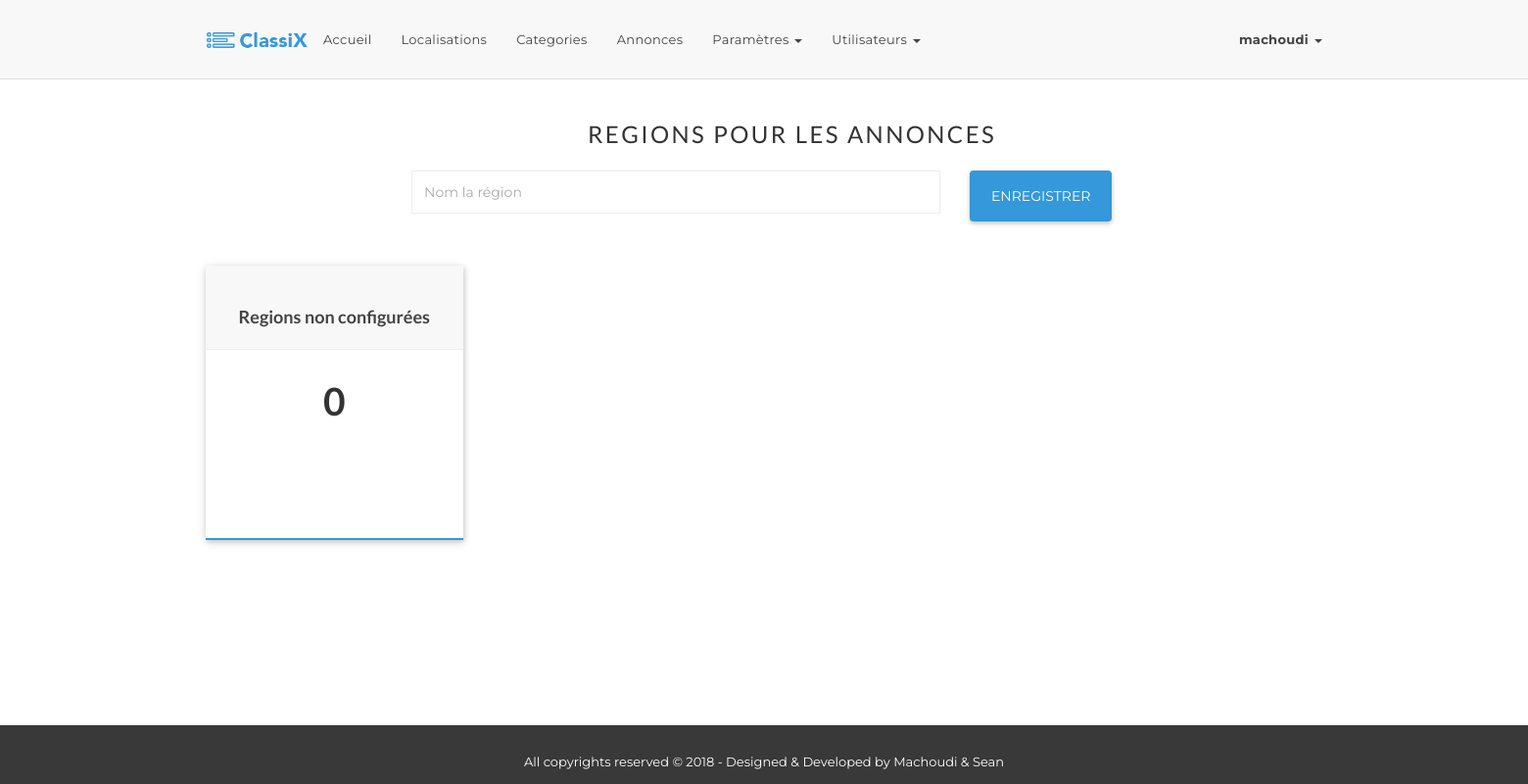
The page /admin/adm_regions.php (signed in) on the database as committed earlier.
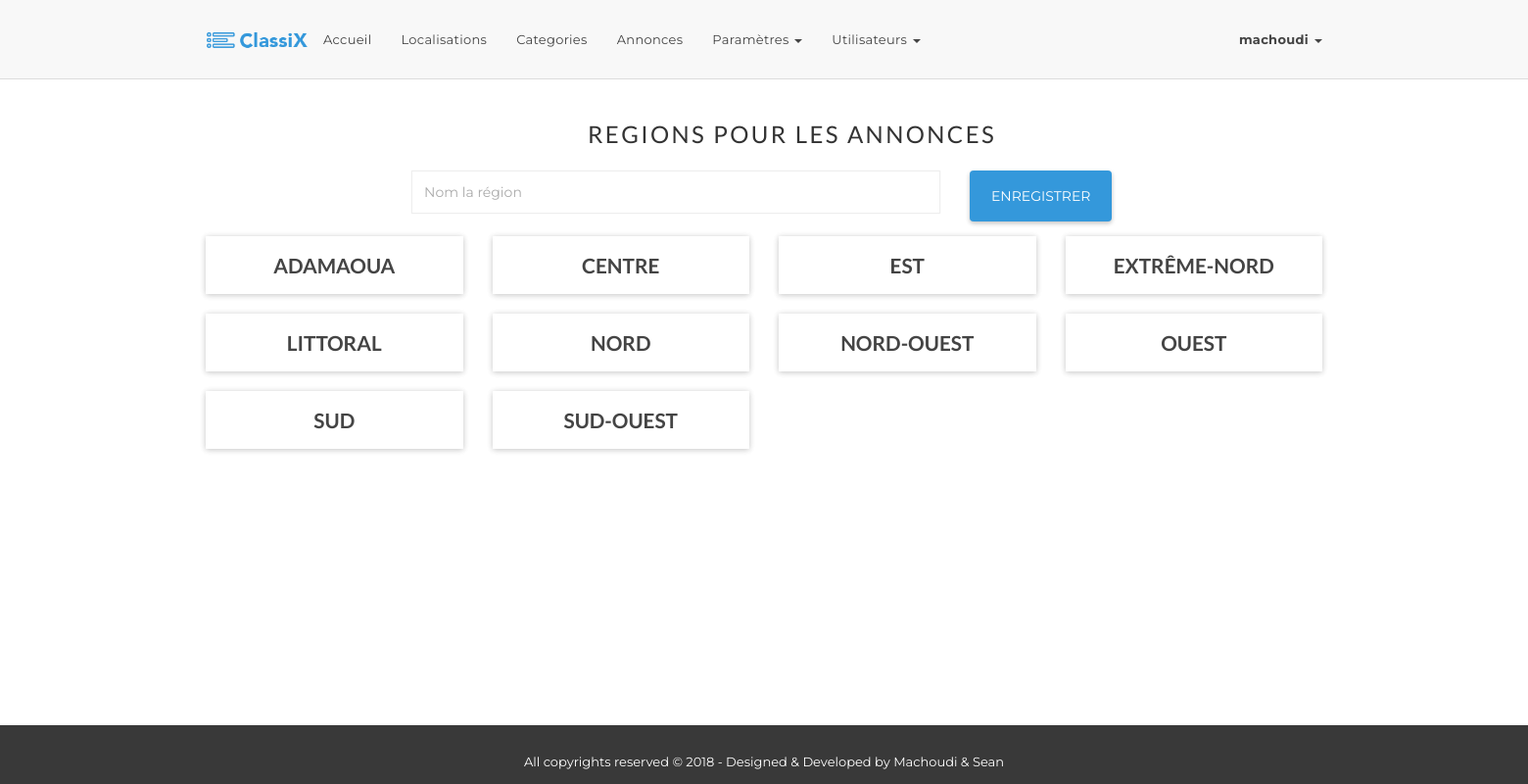
The same page on the database as committed later.
### tables this page shows
CREATE TABLE `regions` (
  `regionid` int(11) NOT NULL AUTO_INCREMENT,
  `region_name` varchar(100) NOT NULL,
  PRIMARY KEY (`regionid`),
  UNIQUE KEY `regions_region_name_uindex` (`region_name`)
);

### classes/Crud.php (called while the page is built, shortened)
<?php
class Crud {
  private $_host = "localhost";
  private $_username = "advertize";
  private $_password = "*c218*";
  private $_database = "advertize";
  protected $connection;
  public function __construct() {
    if( !isset($this->connection) ) {
      $this->connection = new mysqli($this->_host, $this->_username,
      $this->_password, $this->_database);
    }
    return $this->connection;
  }
  public function getData($query) {
    $result = $this->connection->query($query);
    if($result === false) {
        return $this->connection->error;
    }else{
        if( $result->num_rows == 0 ) {
            return 0;
        }else {
            $rows = array();
            while ($row = $result->fetch_assoc()) {   $rows[] = $row; }
            return $rows;
        }
    }
  }
}

### classes/Regions.php (called while the page is built, shortened)
<?php
require_once 'Crud.php';
class Regions extends Crud {
    public function getList(){
        return $this->getData("SELECT * FROM ".TBL_Regions);
    }
}

### admin/adm_regions.php (the view, shortened to what this page needs)
<?php
require_once '_inc_header.php';
require_once '../classes/Regions.php';
$regions = new regions();
$regionsList = $regions->getList();
$errors = array();
?>
    <section id="categories-homepage">
        <div class="container">
            <div class="row">
                <div class="col-md-12 col-lg-offset-4">
                    <h3 class="section-title">Regions pour les annonces</h3>
                </div>
                <div class="col-md-12 col-lg-offset-2">
                    <?php   $library->debug_errors($errors); ?>
                    <form  role="form" class="login-form" method="post"
                           action="<?php echo $_SERVER['PHP_SELF']; ?>">
                        <div class="form-group col-lg-6 col-sm-12">
                            <input type="text" class="form-control" autofocus
                                   value="<?php $library->inputData($_POST['region_name']); ?>"
                                   name="region_name" placeholder="Nom la région">
                        </div>
                        <div class="form-group col-lg-4 col-sm-12">
                            <button class="btn btn-common log-btn">Enregistrer</button>
                        </div>
                    </form>
                </div>
                <?php if($regionsList === 0): ?>
                    <div class="col-md-3 col-sm-6 col-xs-12">
                        <div class="category-box border-1 wow fadeInUpQuick animated"
                             data-wow-delay="0.3s"
                             style="height: 200px!important;max-height: 300px!important;visibility: visible;-webkit-animation-delay: 0.3s; -moz-animation-delay: 0.3s; animation-delay: 0.3s;">
                            <div class="category-header">
                                <a href="#"><h4>Regions non configurées</h4></a>
                            </div>
                            <div class="category-content"
                                 style="text-align: center;padding-top: 30px;">
                                <h1>0</h1>
                            </div>
                        </div>
                    </div>
                <?php else: ?>
                    <?php for($i=0; $i<sizeof($regionsList); $i++): ?>
                        <div class=" col-md-3 col-sm-6 col-xs-12">
                            <div class="panel panel-default">
                                <div class="panel-body center">
                                    <h3>
                                        <a href="adm_cities.php?regionid=<?php echo $regionsList[$i]["regionid"]; ?>">
                                            <?php echo $regionsList[$i]["region_name"]; ?>
                                        </a>
                                    </h3>
                                </div>
                            </div>
                        </div>
                    <?php endfor; ?>
                <?php endif; ?>
            </div>
        </div>
    </section>
<?php require_once '../_inc/_inc_footer.php'; ?>

### _inc/_inc_header.php (shortened to what this page needs)
<!DOCTYPE html>
<html lang="fr">
  <head>
    <link rel="shortcut icon" href="http://demo.graygrids.com/themes/classix-demo/<?php $library->baseurl(); ?>assets/img/favicon.png">
    <link rel="stylesheet" href="<?php $library->baseurl(); ?>assets/bootstrap.min.css" type="text/css">
    <link rel="stylesheet" href="<?php $library->baseurl(); ?>assets/jasny-bootstrap.min.css" type="text/css">
    <link rel="stylesheet" href="<?php $library->baseurl(); ?>assets/jasny-bootstrap.min.css" type="text/css">
    <link rel="stylesheet" href="<?php $library->baseurl(); ?>assets/material-kit.css" type="text/css">
    <link rel="stylesheet" href="<?php $library->baseurl(); ?>assets/font-awesome.min.css" type="text/css">
    <link rel="stylesheet" href="<?php $library->baseurl(); ?>assets/line-icons.css" type="text/css">
    <link rel="stylesheet" href="<?php $library->baseurl(); ?>assets/main.css" type="text/css">
    <link rel="stylesheet" href="<?php $library->baseurl(); ?>assets/animate.css" type="text/css">
    <link rel="stylesheet" href="<?php $library->baseurl(); ?>assets/owl.carousel.css" type="text/css">
    <link rel="stylesheet" href="<?php $library->baseurl(); ?>assets/owl.theme.css" type="text/css">
    <link rel="stylesheet" href="<?php $library->baseurl(); ?>assets/settings.css" type="text/css">
    <link rel="stylesheet" href="<?php $library->baseurl(); ?>assets/responsive.css" type="text/css">
    <link rel="stylesheet" href="<?php $library->baseurl(); ?>assets/bootstrap-select.min.css">
</head>

### lib/Functions.php (shortened to what this page needs)
<?php
class Functions {
    protected $server_host;
    public function __construct(){
        $this->server_host = "http://localhost/classix/";
    }
    public function baseurl(){
        echo $this->server_host;
    }
    public function inputData($inputContent) {
        if( isset($inputContent)){
            echo $inputContent;
        }
    }
}

### admin/_inc_header.php (shortened to what this page needs)
<?php
require_once '../lib/Functions.php';
require_once "../_inc/_inc_header.php";
?>
<body>
<div class="header" style="margin-bottom: 100px;">
    <nav class="navbar navbar-default main-navigation navbar-fixed-top"
         role="navigation">
        <div class="container">
            <div class="navbar-header">
                <a class="navbar-brand logo" href="./"><img src="assets/logo.png" alt=""></a>
            </div>
            <div class="collapse navbar-collapse" id="navbar">
                <ul class="nav navbar-nav navbar-left">
                    <li><a href="./">Accueil</a></li>
                    <li><a href="adm_regions.php">Localisations</a></li>
                    <li><a href="adm_categories.php">Categories</a></li>
                    <li><a href="adm_ads.php">Annonces</a></li>
                    <li>
                        <a href data-toggle="dropdown"
                           aria-haspopup="true" aria-expanded="false">Paramètres
                            <span class="caret"></span>
                        </a>
                    </li>
                    <li>
                        <a href class="dropdown-toggle" data-toggle="dropdown"
                           aria-haspopup="true" aria-expanded="false">Utilisateurs
                            <span class="caret"></span>
                        </a>
                    </li>
                </ul>
                <ul class="nav navbar-nav navbar-right">
                    <li>
                        <a href="#" class="dropdown-toggle" data-toggle="dropdown"
                           aria-haspopup="true" aria-expanded="false">
                            <strong>
                            <?php echo $_SESSION['user']['pseudo']; ?>
                            </strong>
                            <span class="caret"></span>
                        </a>
                    </li>
                </ul>
            </div>
        </div>
    </nav>
</div>

### _inc/_inc_footer.php (shortened to what this page needs)
<footer class="footer">
  <div id="copyright">
    <div class="container">
      <div class="row">
        <div class="col-md-12">
          <div class="site-info center">
            <p>All copyrights reserved © 2018 - Designed &amp; Developed by
                <a href="<?php echo $_SERVER['PHP_SELF']; ?>"
                rel="nofollow">Machoudi & Sean</a>
            </p>
          </div>
        </div>
      </div>
    </div>
  </div>
</footer>
</body>
</html>

### assets/material-kit.css (style rules this page uses)
body,h1,h2,h3,h4,h5,h6,.h1,.h2,.h3,.h4 { font-family:open sans,sans-serif;font-weight:400 }
.animation-transition-fast,.navbar { -webkit-transition:all 150ms ease 0s;-moz-transition:all 150ms ease 0s;-o-transition:all 150ms ease 0s;-ms-transition:all 150ms ease 0s;transition:all 150ms ease 0s }
.form-group { position:relative }
.navbar { border:0 }
.navbar .navbar-collapse,.navbar .navbar-form { border-top:0;box-shadow:none }
.navbar-fixed-top { border-radius:0 }
h3,.h3 { font-size:1.825em;line-height:1.4em;margin:20px 0 10px }
.panel { border-radius:2px;border:0;box-shadow:0 1px 6px 0 rgba(0,0,0,.12),0 1px 6px 0 rgba(0,0,0,.12) }
* { -webkit-tap-highlight-color:transparent;-webkit-tap-highlight-color:transparent }
h1,.h1 { font-size:3.8em;line-height:1.15em }
h4,.h4 { font-size:1.3em;line-height:1.4em }

### assets/main.css (style rules this page uses)
body { font-family:montserrat,sans-serif;font-weight:400;font-size:13px;line-height:24px;overflow-x:hidden }
h1,h2,h3,h4,h5,h6 { margin-top:0;margin-bottom:0;font-family:lato,sans-serif;font-weight:700 }
h3 { font-size:1.6em;line-height:1.4em }
p { font-size:13px;font-family:montserrat,sans-serif;margin:0;line-height:24px;font-weight:400 }
a { color:#444;-webkit-transition:all .3s linear;-moz-transition:all .3s linear;-ms-transition:all .3s linear;-o-transition:all .3s linear;transition:all .3s linear }
img { max-width:100% }
ul { margin:0;padding:0 }
ul li { list-style:none;margin:0 }
.center { text-align:center }
.btn { padding:16px 22px;color:#fff;border-radius:4px;position:relative;-webkit-transition:all .3s linear;-moz-transition:all .3s linear;-ms-transition:all .3s linear;-o-transition:all .3s linear;transition:all .3s linear;box-shadow:0 2px 4px 0 rgba(0,0,0,.1),0 2px 5px 0 rgba(0,0,0,.15);border:0;text-transform:uppercase }
.btn-common,.btn-primary { background:#3498db }
.section-title { font-size:24px;letter-spacing:.1em;padding:20px 0;text-transform:uppercase;font-weight:400 }
.navbar>.container .navbar-brand,.navbar>.container-fluid .navbar-brand { padding:0 0 0 15px;width:120px }
.nav>li { position:relative;display:block }
.navbar-default { margin-bottom:0;border:0;border-radius:0;border-bottom:1px solid #ddd }
.navbar-header { position:relative;padding:15px 0;margin:0!important }
.main-navigation .navbar-nav { margin-top:20px;position:relative;-webkit-transition:all .2s linear;-moz-transition:all .2s linear;-o-transition:all .2s linear;transition:all .2s linear }
.main-navigation .navbar-nav>li a { color:#444;line-height:normal;border-radius:4px;padding:12px 15px;font-size:13px;outline:0;letter-spacing:.3px;-moz-transition:color .3s linear;-webkit-transition:color .3s linear;-o-transition:color .3s linear;transition:color .3s linear }
#copyright { background-color:#393939;padding:20px 0 10px;color:#fff }
#copyright p { line-height:34px }
#copyright p a { color:#fff }
.panel-default { border-radius:0;border:0 }
.form-control { background-color:#fff;border:1px solid #eee;border-radius:0;box-shadow:0 0 1px rgba(0,0,0,.075);color:#444;display:block;height:44px;padding:10px 12px;width:100% }
h1 { font-size:3em }
.category-box { background-color:#fff;margin:30px 0;height:280px;box-shadow:1px 2px 5px 0 rgba(0,0,0,.16),0 2px 10px 0 rgba(0,0,0,.12);border-radius:0;position:relative;-webkit-transition:all .2s linear;-moz-transition:all .2s linear;-ms-transition:all .2s linear;-o-transition:all .2s linear;transition:all .2s linear }
.category-box .category-header { width:100%;background-color:#f8f8f8;display:inline-block;text-align:center;padding:40px 15px 20px;border-bottom:1px solid #eee;-webkit-transition:all .2s linear;-moz-transition:all .2s linear;-ms-transition:all .2s linear;-o-transition:all .2s linear;transition:all .2s linear }
.category-box .category-header h4 { font-size:18px;color:#444 }
.border-1 { border-bottom:2px solid #3498db }

### _inc/_inc_header.php (style rules this page uses)
html { position: relative; min-height: 100%; }
body { margin-bottom: 60px; }
.footer { position: absolute; bottom: 0; width: 100%; height: 60px; }

Rows that differ between the two databases and show on the page:
added regions: region_name "ADAMAOUA"
added regions: region_name "CENTRE"
added regions: region_name "EST"
added regions: region_name "EXTRÊME-NORD"
added regions: region_name "LITTORAL"
added regions: region_name "NORD"
added regions: region_name "NORD-OUEST"
added regions: region_name "OUEST"
added regions: region_name "SUD"
added regions: region_name "SUD-OUEST"
Other text that changed with them:
text no longer shown: "Regions non configurées 0"
